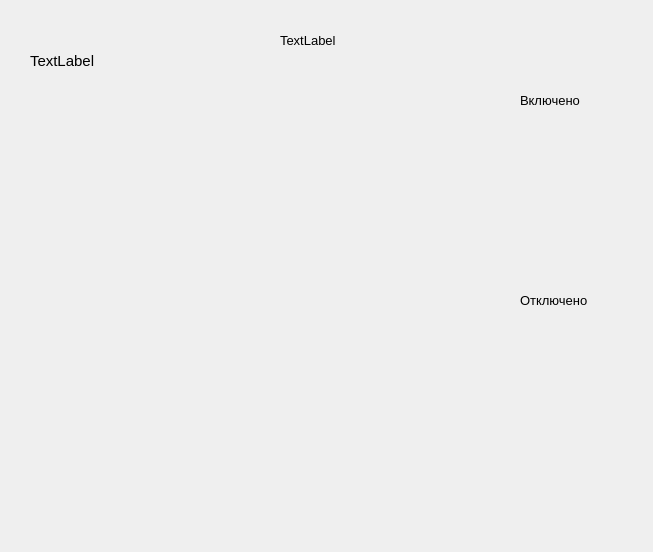
<?xml version="1.0" encoding="UTF-8"?>
<ui version="4.0">
 <class>Disconnector</class>
 <widget class="QWidget" name="Disconnector">
  <property name="geometry">
   <rect>
    <x>0</x>
    <y>0</y>
    <width>653</width>
    <height>552</height>
   </rect>
  </property>
  <property name="windowTitle">
   <string>Form</string>
  </property>
  <widget class="QLabel" name="textDiscOff">
   <property name="geometry">
    <rect>
     <x>520</x>
     <y>280</y>
     <width>101</width>
     <height>41</height>
    </rect>
   </property>
   <property name="font">
    <font>
     <pointsize>10</pointsize>
    </font>
   </property>
   <property name="text">
    <string>Отключено</string>
   </property>
  </widget>
  <widget class="QLabel" name="label">
   <property name="geometry">
    <rect>
     <x>220</x>
     <y>70</y>
     <width>251</width>
     <height>361</height>
    </rect>
   </property>
   <property name="text">
    <string/>
   </property>
   <property name="pixmap">
    <pixmap resource="rs.qrc">:/Resources/Icon/CircuitBreakerOn.png</pixmap>
   </property>
   <property name="scaledContents">
    <bool>true</bool>
   </property>
  </widget>
  <widget class="QLabel" name="nameCell">
   <property name="geometry">
    <rect>
     <x>30</x>
     <y>40</y>
     <width>121</width>
     <height>41</height>
    </rect>
   </property>
   <property name="font">
    <font>
     <pointsize>11</pointsize>
    </font>
   </property>
   <property name="text">
    <string>TextLabel</string>
   </property>
  </widget>
  <widget class="QLabel" name="nameDisconnector">
   <property name="geometry">
    <rect>
     <x>280</x>
     <y>30</y>
     <width>81</width>
     <height>21</height>
    </rect>
   </property>
   <property name="font">
    <font>
     <pointsize>10</pointsize>
    </font>
   </property>
   <property name="text">
    <string>TextLabel</string>
   </property>
  </widget>
  <widget class="ClickableLabel" name="offCircuit">
   <property name="geometry">
    <rect>
     <x>440</x>
     <y>70</y>
     <width>31</width>
     <height>31</height>
    </rect>
   </property>
   <property name="text">
    <string/>
   </property>
  </widget>
  <widget class="QLabel" name="textDiscOm">
   <property name="geometry">
    <rect>
     <x>520</x>
     <y>80</y>
     <width>81</width>
     <height>41</height>
    </rect>
   </property>
   <property name="font">
    <font>
     <pointsize>10</pointsize>
    </font>
   </property>
   <property name="text">
    <string>Включено</string>
   </property>
  </widget>
  <widget class="ClickableLabel" name="onCircuit">
   <property name="geometry">
    <rect>
     <x>440</x>
     <y>260</y>
     <width>31</width>
     <height>31</height>
    </rect>
   </property>
   <property name="text">
    <string/>
   </property>
  </widget>
 </widget>
 <customwidgets>
  <customwidget>
   <class>ClickableLabel</class>
   <extends>QLabel</extends>
   <header>clickablelabel.h</header>
  </customwidget>
 </customwidgets>
 <resources>
  <include location="rs.qrc"/>
 </resources>
 <connections/>
</ui>
